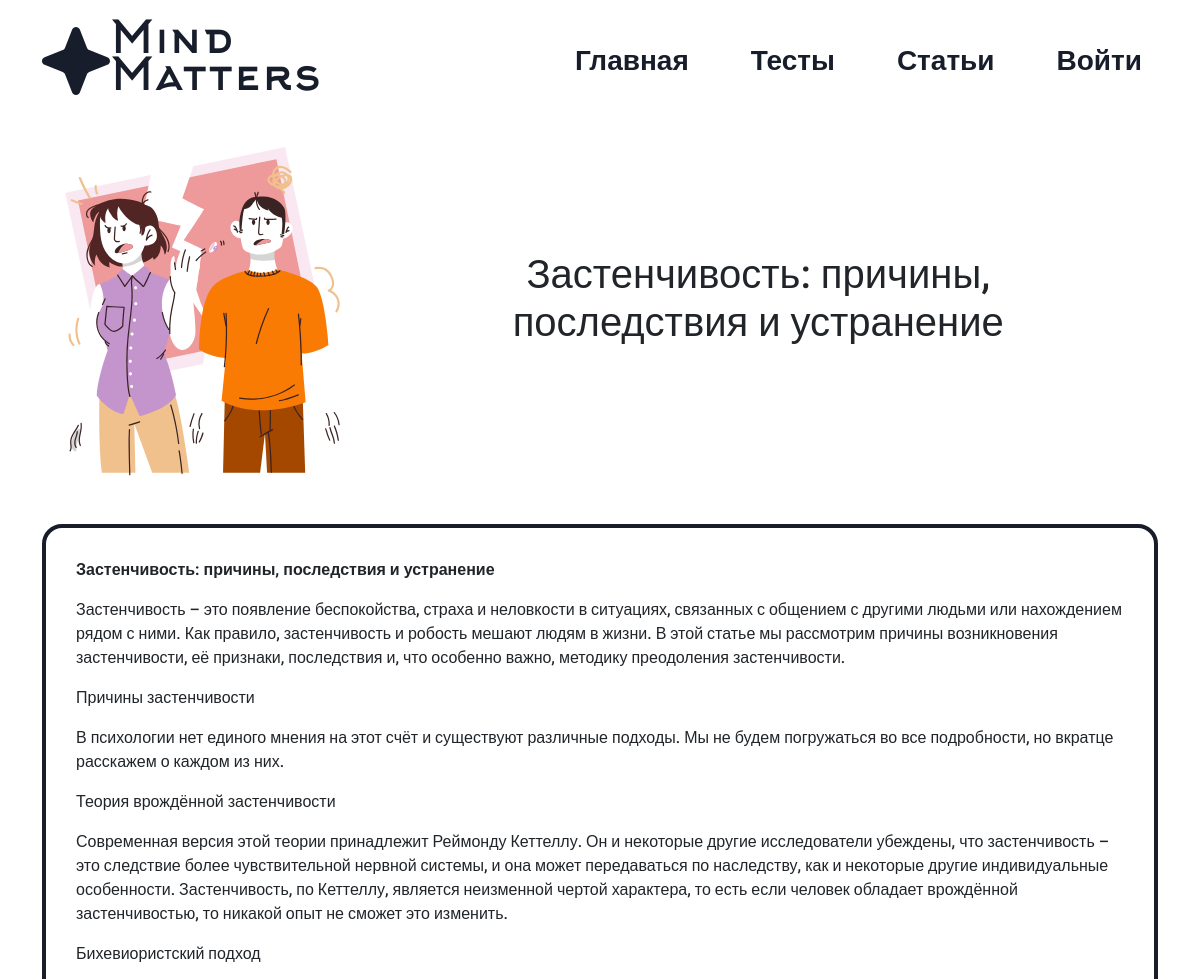
Page /article/4 (upper part) on the earlier database version.
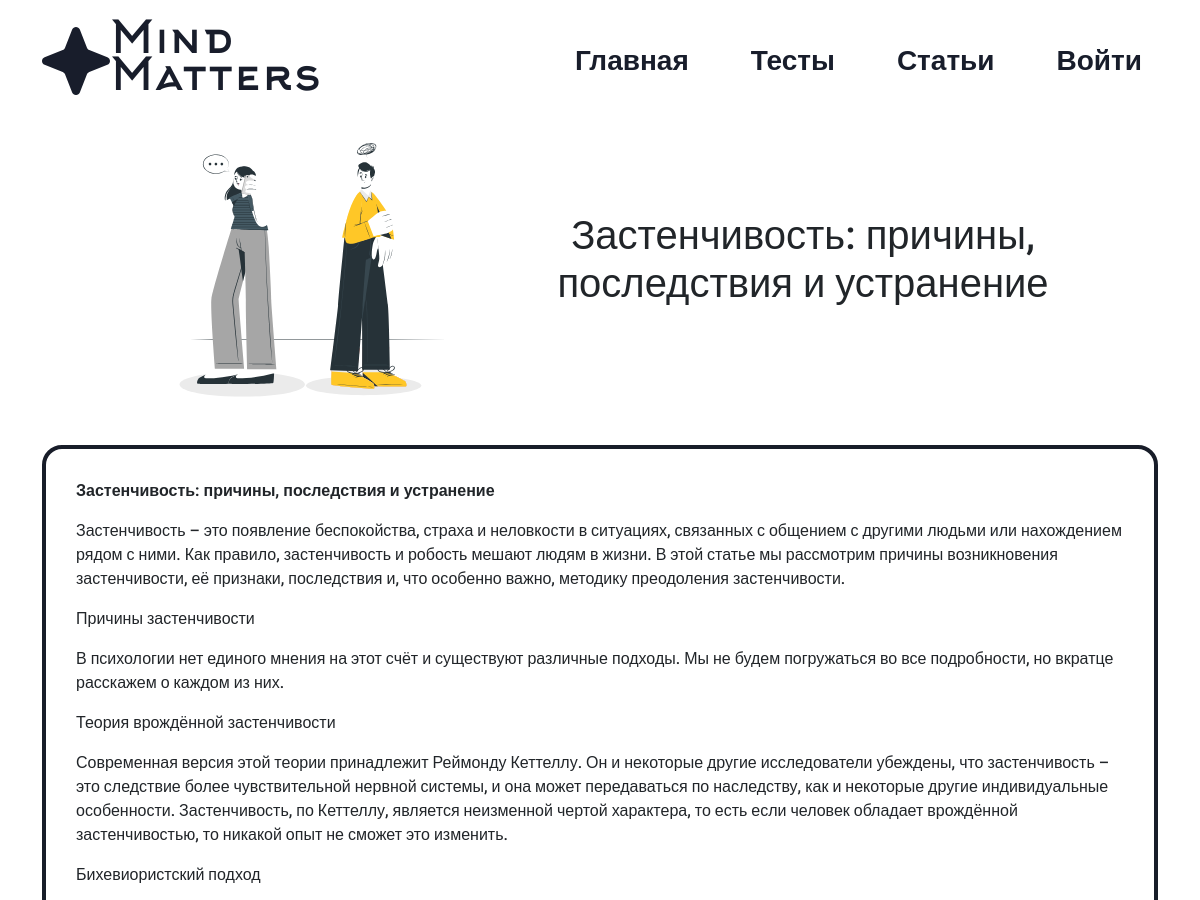
Same page on the later database version.
### app/models.py (models this page shows, shortened)
class Articles(db.Model):
    id = db.Column(db.Integer,primary_key=True)
    title = db.Column(db.String(100))
    text = db.Column(db.Text)
    image_name = db.Column(db.String(100))
    category = db.Column(db.String(100))
    color = db.Column(db.String(100))
    root = db.Column(db.Integer, default=1)

### app/views.py (the view, shortened to what this page needs)
@app.route('/article/<int:id>', methods=['GET', 'POST'])
def article(id):
    article = Articles.query.get(id)
    return render_template("article.html",article=article)

### app/views.py (called while the page is built)
@app.context_processor
def inject_user():
    def get_user_name():
        if 'name' in session:
            return Users.query.filter_by(email=session['name']).first()
    return dict(active_user=get_user_name())

### app/templates/article.html (shortened to what this page needs)
{% extends 'base.html' %}
{% block main %}
<div>
    <div class="container">
        <div class="article-content py-2">
            {%if article.image_name%}
            <div class=" d-flex align-items-center mb-5 justify-content-between article-head">
                <div class="image">
                    <img src="../static/img/upload/{{article.image_name}}" class="image-fluid" width="100%" alt="">
                </div>
                <div class="title mx-5">
                    <h1>{{article.title}}</h1>
                </div>
            </div>
            {%else%}
            <div class="title">
                <h1>{{article.title}}</h1>
            </div>
            {%endif%}
            <div class="text">
                {% autoescape false %}
                {{article.text}}
                {% endautoescape %}
            </div>
        </div>
    </div>
</div>
{% endblock %}

Differences in the rows shown:
changed Articles "Застенчивость: причины, последствия и устранение": image_name: a different picture
